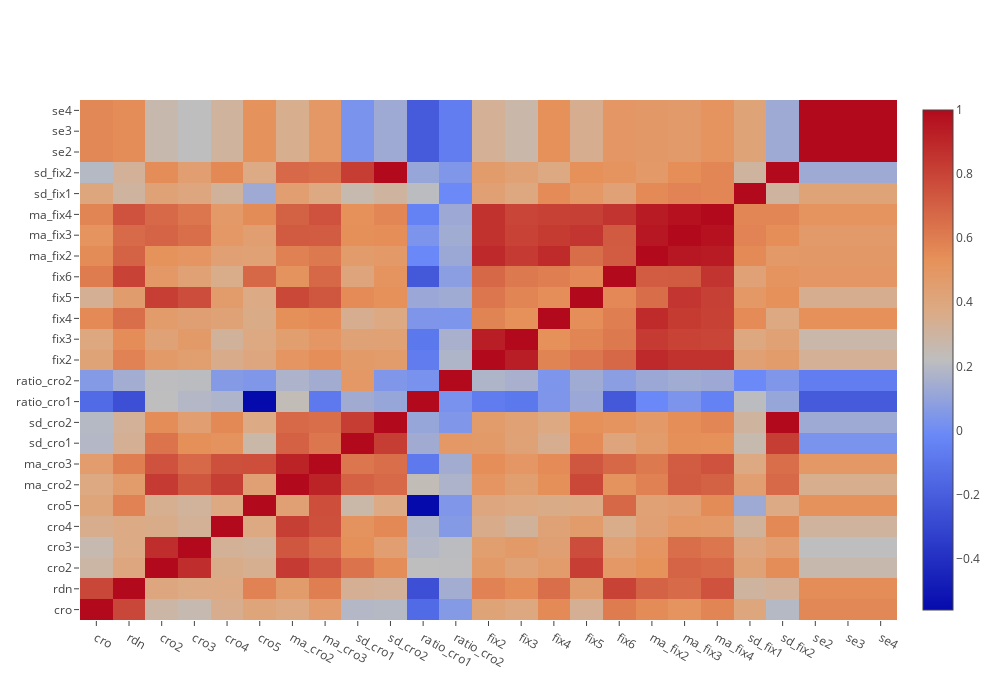

The notebook cell this image was saved under:
### Markdown cell above
### Correlation matrix within "time-series data"

### Code cell
trace0=go.Heatmap(
    z=np.array(kor4),
    x=kols4,
    y=kols4
)

layout=go.Layout(
    #title='correlation matrix - "time-series features"',
    autosize=False,
    width=1000,
    height=700,
)

data=[trace0]
fig=go.Figure(data=data, layout=layout)

iplot(fig,'plot4', link_text='')

### Figure 1 — Plotly figure (JSON) as saved in the notebook; plotly's stock layout.template omitted (floating-point values rounded to 4 significant figures; data arrays with more than 128 entries replaced by an {"elided": "..."} marker saying what was removed)
{"data": [{"type": "heatmap", "x": ["cro", "rdn", "cro2", "cro3", "cro4", "cro5", "ma_cro2", "ma_cro3", "sd_cro1", "sd_cro2", "ratio_cro1", "ratio_cro2", "fix2", "fix3", "fix4", "fix5", "fix6", "ma_fix2", "ma_fix3", "ma_fix4", "sd_fix1", "sd_fix2", "se2", "se3", "se4"], "y": ["cro", "rdn", "cro2", "cro3", "cro4", "cro5", "ma_cro2", "ma_cro3", "sd_cro1", "sd_cro2", "ratio_cro1", "ratio_cro2", "fix2", "fix3", "fix4", "fix5", "fix6", "ma_fix2", "ma_fix3", "ma_fix4", "sd_fix1", "sd_fix2", "se2", "se3", "se4"], "z": {"elided": "25x25 float values"}}], "layout": {"autosize": false, "height": 700, "width": 1000}}
